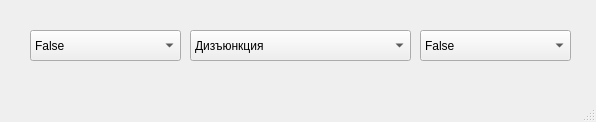
<?xml version="1.0" encoding="UTF-8"?>
<ui version="4.0">
 <class>MainWindow</class>
 <widget class="QMainWindow" name="MainWindow">
  <property name="geometry">
   <rect>
    <x>0</x>
    <y>0</y>
    <width>596</width>
    <height>122</height>
   </rect>
  </property>
  <property name="windowTitle">
   <string>MainWindow</string>
  </property>
  <widget class="QWidget" name="centralwidget">
   <widget class="QComboBox" name="comboBox_op1">
    <property name="geometry">
     <rect>
      <x>30</x>
      <y>30</y>
      <width>151</width>
      <height>31</height>
     </rect>
    </property>
    <item>
     <property name="text">
      <string>False</string>
     </property>
    </item>
    <item>
     <property name="text">
      <string>True</string>
     </property>
    </item>
   </widget>
   <widget class="QComboBox" name="comboBox_op2">
    <property name="geometry">
     <rect>
      <x>420</x>
      <y>30</y>
      <width>151</width>
      <height>31</height>
     </rect>
    </property>
    <item>
     <property name="text">
      <string>False</string>
     </property>
    </item>
    <item>
     <property name="text">
      <string>True</string>
     </property>
    </item>
   </widget>
   <widget class="QComboBox" name="comboBox_oper">
    <property name="geometry">
     <rect>
      <x>190</x>
      <y>30</y>
      <width>221</width>
      <height>31</height>
     </rect>
    </property>
    <item>
     <property name="text">
      <string>Дизъюнкция</string>
     </property>
    </item>
    <item>
     <property name="text">
      <string>Коньюнкция</string>
     </property>
    </item>
    <item>
     <property name="text">
      <string>Инверсия</string>
     </property>
    </item>
    <item>
     <property name="text">
      <string>Следование</string>
     </property>
    </item>
    <item>
     <property name="text">
      <string>Эквиваленция</string>
     </property>
    </item>
    <item>
     <property name="text">
      <string>Строгая дизъюнкция</string>
     </property>
    </item>
   </widget>
  </widget>
  <widget class="QMenuBar" name="menubar">
   <property name="geometry">
    <rect>
     <x>0</x>
     <y>0</y>
     <width>596</width>
     <height>21</height>
    </rect>
   </property>
  </widget>
  <widget class="QStatusBar" name="statusbar"/>
 </widget>
 <resources/>
 <connections/>
</ui>
